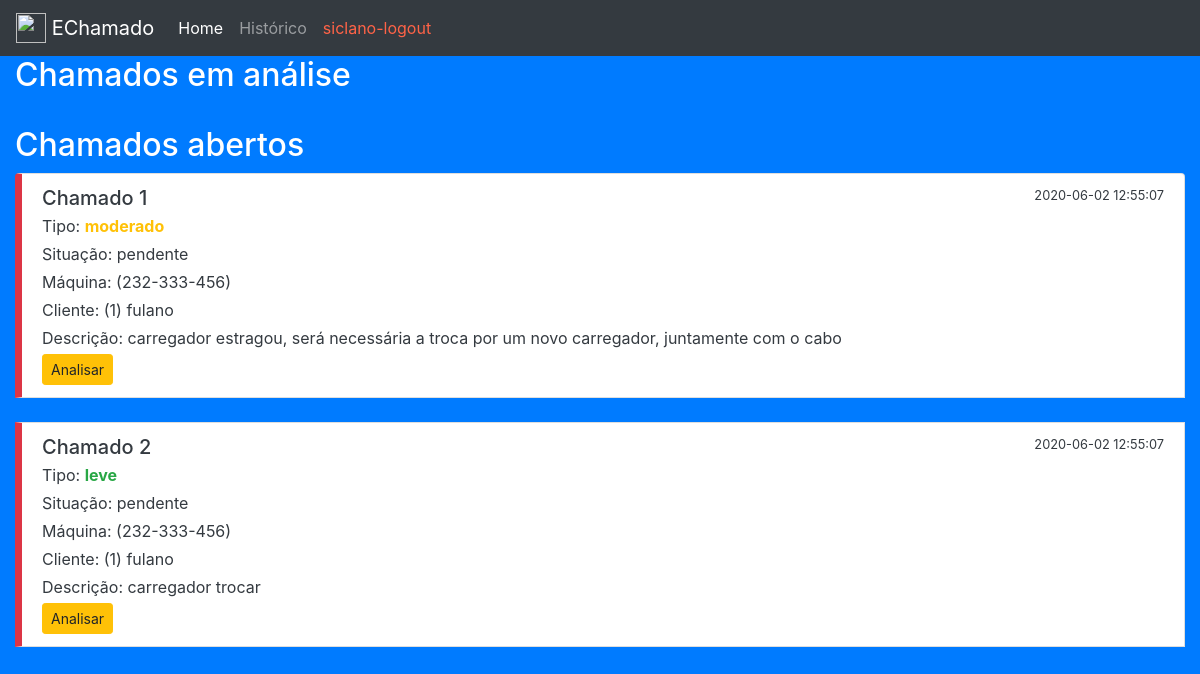
The app's page /pTecnico.php (signed in) with its own data.
### tables this page shows
CREATE TABLE chamado (
    id INTEGER AUTO_INCREMENT PRIMARY KEY,
    dthrCadastro DATETIME NOT NULL DEFAULT now(),
    descricao VARCHAR(500) NOT NULL,
    tipo VARCHAR(10) NOT NULL,
    situacao VARCHAR(10) NOT NULL DEFAULT "pendente",
    ipMaquina VARCHAR(30),
    idCliente INTEGER NOT NULL,
    idTecnico INTEGER,
    dthrAnalise DATETIME,
    dthrFinalizado DATETIME
) CHARSET=utf8;

CREATE TABLE cliente (
    id INTEGER AUTO_INCREMENT PRIMARY KEY,
    nome VARCHAR(50) NOT NULL,
    senha VARCHAR(5) NOT NULL,
    ativo BOOLEAN NOT NULL DEFAULT 1,
    ipMaquina VARCHAR(30)
) CHARSET=utf8;

### pTecnico.php (the view, shortened to what this page needs)
<?php
    require_once 'conect.php';
?>
<body id="fundo">
<div class="container-fluid">
    <div class="row">
        <div class="col-sm-12" id="menu">
            <nav class="navbar navbar-expand-lg navbar-dark bg-dark">
                <a class="navbar-brand" href="pTecnico.php"><img src="https://img.icons8.com/color/48/000000/technical-support.png" width="30" height="30" class="d-inline-block align-top" alt="" loading="lazy"> EChamado</a>
                <div class="collapse navbar-collapse" id="navbarNav">
                    <ul class="navbar-nav">
                        <li class="nav-item active"><a class="nav-link" href="pTecnico.php">Home</a></li>
                        <li class="nav-item"><a class="nav-link" href="tecRelFinalizados.php">Histórico</a></li>
                        <li class="nav-item"><a class="nav-link" href="logout.php" style="color:tomato;"><?=$_SESSION['nome']?>-logout</a></li>
                    </ul>
                </div>
            </nav>
        </div>
    </div>
    <div class="row">
        <div class="col-sm-12">
            <h2>Chamados em análise</h2>
            <br>
        </div>
    </div>
    <div class="row">
        <div class="col-sm-12">
            <h2>Chamados abertos</h2>
            <div class="list-group">
                <?php
                $r = $db->query("SELECT * FROM chamado WHERE situacao='pendente' ORDER BY dthrCadastro DESC,situacao,tipo DESC");
                $linhas = $r->fetchAll(PDO::FETCH_ASSOC);
                foreach($linhas as $l) {
                    switch ($l['tipo']) {
                        case "leve":
                            $cor = "#28A745";
                            break;
                        case "moderado":
                            $cor = "#FFC107";
                            break;
                    }
                    echo "
                            <li class='list-group-item' id='item2'>
                                <div class='d-flex w-100 justify-content-between'>
                                    <h5 class='mb-1'>Chamado ".$l['id']."</h5>
                                    <small>".$l['dthrCadastro']."</small>
                                </div>
                                <p class='mb-1'>Tipo: <span style='color: ".$cor."'><b>".$l['tipo']."</b></span></p>
                                <p class='mb-1'>Situação: ".$l['situacao']."</p>
                        ";
                    echo "
                                <p class='mb-1'>Máquina: (".$l['ipMaquina'].") ".$nomeMaquina."</p>
                        ";
                    $r3 = $db->prepare("SELECT nome FROM cliente WHERE id=?");
                    $r3->execute(array($l['idCliente']));
                    $linhas3 = $r3->fetchAll(PDO::FETCH_ASSOC);
                    foreach($linhas3 as $l3) {$nomeCliente = $l3['nome'];}
                    echo "
                                <p class='mb-1'>Cliente: (".$l['idCliente'].") ".$nomeCliente."</p>
                                <p class='mb-1'>Descrição: ".$l['descricao']."</p>
                                <a class='btn btn-warning btn-sm' href='analisarChamado.php?id=".base64_encode($l['id'])."'>Analisar</a>
                            </li>
                        ";
                    echo "<br>";
                }
                ?>
            </div>
        </div>
    </div>
</div>
</body>
</html>

### conect.php (shortened to what this page needs)
<!doctype html>
<html lang="pt-br">
<head>
    <link rel="stylesheet" href="https://stackpath.bootstrapcdn.com/bootstrap/4.5.0/css/bootstrap.min.css">
    <link rel="stylesheet" href="estilo.css">
</head>

### estilo.css (style rules this page uses)
#fundo { background-color: #007BFF; color: white; }
#menu { padding: 0%; }
#item2 { color: #343A40; border-left: solid 7px #DC3545; }

### records on screen
chamado: id "1", dthrCadastro "2020-06-02 12:55:07", tipo "moderado", situacao "pendente", ipMaquina "232-333-456", idCliente "1", idCliente.nome "fulano", descricao "carregador estragou, será necessária a troca por um novo carregador, juntamente com o cabo"
chamado: id "2", dthrCadastro "2020-06-02 12:55:07", tipo "leve", situacao "pendente", ipMaquina "232-333-456", idCliente "1", idCliente.nome "fulano", descricao "carregador trocar"

### other values on screen
$_SESSION['nome'] "siclano"
